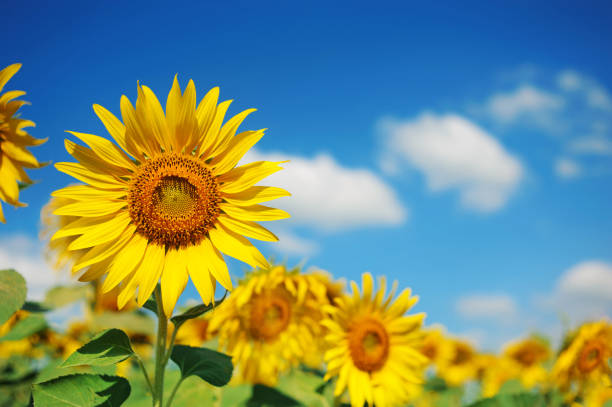
#> input picture Image_to_Pencil_Sketch/sunflower.jpg, 612 x 407 px
$ jupyter execute imgpencil.ipynb
#> lines starting #> are read from the running program, lines starting #| are printed output that depends on the picture
[cell 1]
import cv2
import matplotlib.pyplot as plt

[cell 2]
img=cv2.imread('sunflower.jpg')
#> img is the input picture: shape (407, 612, 3); mean B, G, R 120.4, 143.2, 118.7
cv2.imshow('Original Image',img)
cv2.waitKey(0)

[cell 3]
gray_img = cv2.cvtColor(img, cv2.COLOR_BGR2GRAY)
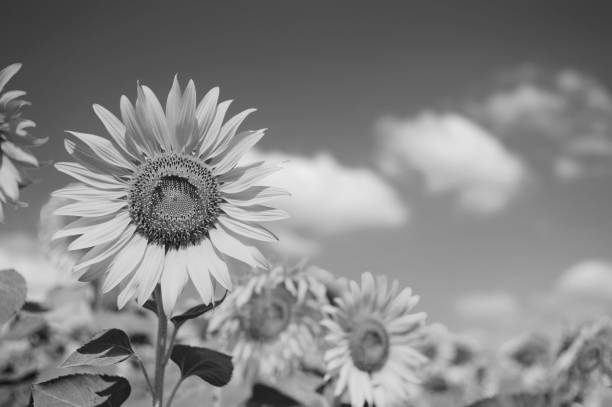
#> gray_img: shape (407, 612); min 9, max 238, mean 133.3
cv2.imshow("New Image", gray_img)
cv2.waitKey(0)

[cell 4]
inverted_img = 255 - gray_img
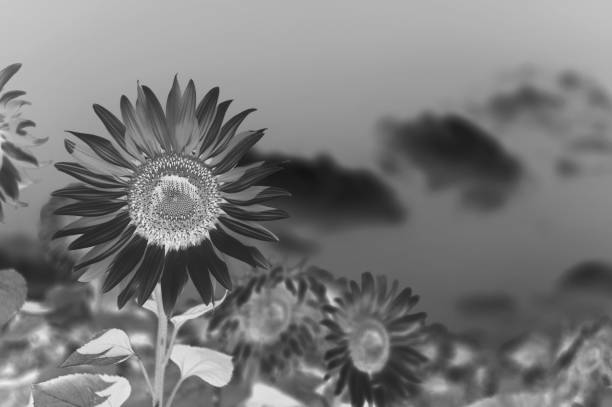
#> inverted_img: shape (407, 612); min 17, max 246, mean 121.7
cv2.imshow("Inverted", inverted_img)
cv2.waitKey()

[cell 5]
BlurImg = cv2.GaussianBlur(inverted_img, (21, 21), 0)
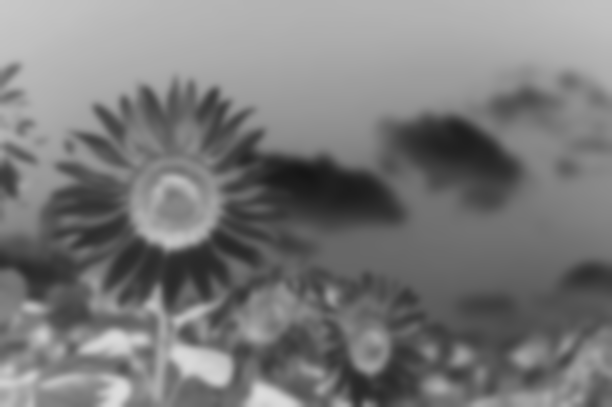
#> BlurImg: shape (407, 612); min 22, max 221, mean 121.7
cv2.imshow("Blur Image",BlurImg)
cv2.waitKey()

[cell 6]
inverted_blurimg = 255 - BlurImg
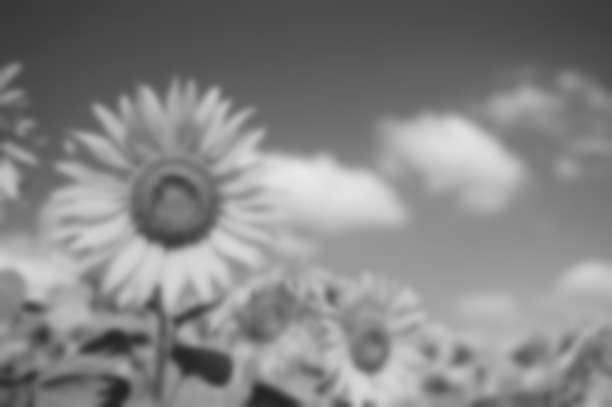
#> inverted_blurimg: shape (407, 612); min 34, max 233, mean 133.3
pencil_sketch = cv2.divide(gray_img, inverted_blurimg, scale=256.0)
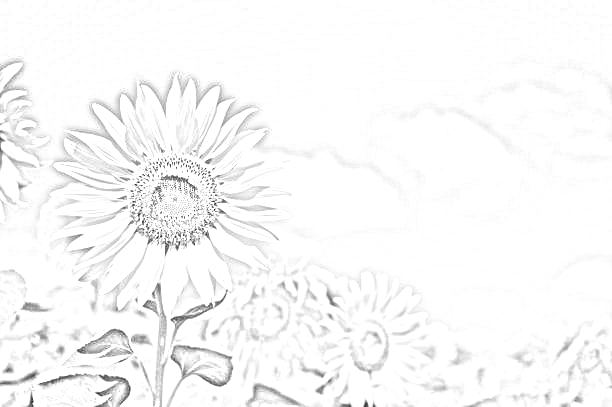
#> pencil_sketch: shape (407, 612); min 28, max 255, mean 248.3
cv2.imshow("Sketch", pencil_sketch)
cv2.waitKey(0)
